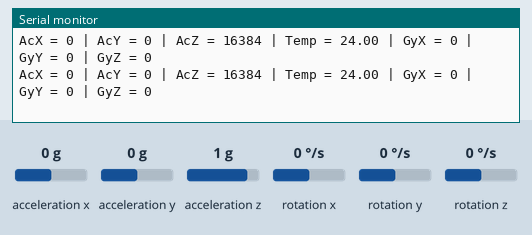
Simulated run of this sketch. Board: Arduino Uno, built with avr-gcc and run on an emulated ATmega328P. Parts: the last lines printed to the serial monitor. Wiring (inferred from the names in the program): MPU-6050 motion sensor at I2C address 0x68. The test bench sets the inputs (shaded band); at power-on: acceleration x 0 g, acceleration y 0 g, acceleration z 1 g, rotation x 0 °/s, rotation y 0 °/s, rotation z 0 °/s.

Above: at 1.2 s.
1.3 s: acceleration x set to -1.4 g
At 1.81 s:
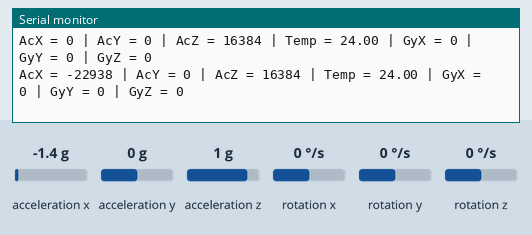
2.8 s: acceleration y set to 0.8 g
At 3.1 s:
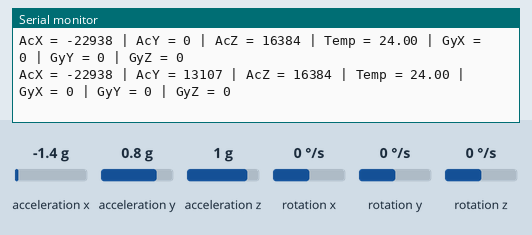
5.8 s: acceleration z set to -1.4 g
At 6.02 s:
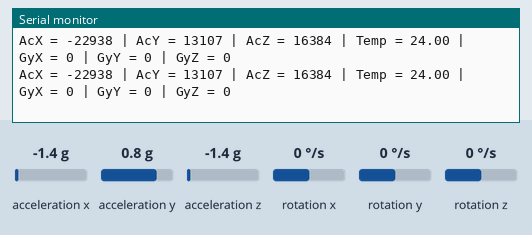
8.8 s: rotation x set to -192 °/s
At 8.95 s:
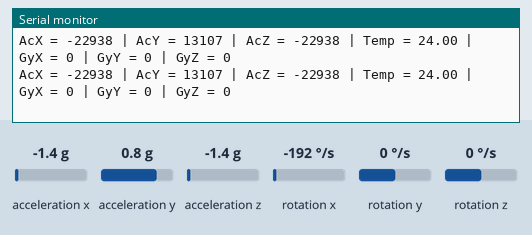
10.3 s: rotation y set to -192 °/s
At 10.6 s:
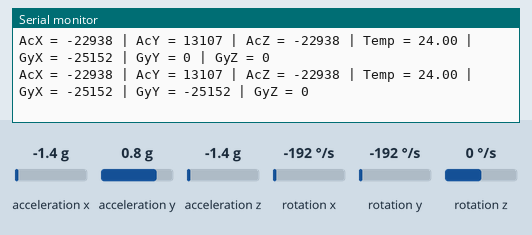
11.8 s: rotation z set to -192 °/s
At 11.95 s:
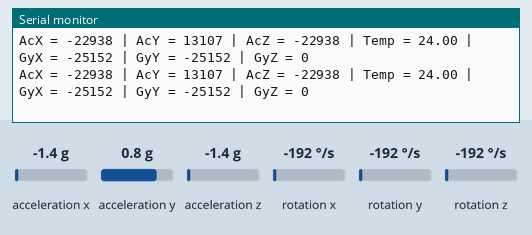

The sketch:

teste_mpu6050.ino
```cpp
// Programa: Teste MPU6050 sem LCD

#include <Wire.h>

// Endereco I2C do MPU6050
const int MPU = 0x68;

// Variaveis para armazenar valores dos sensores
int AcX, AcY, AcZ, Tmp, GyX, GyY, GyZ;

void setup()
{
  Serial.begin(9600);

  Wire.begin();

  // Inicializa o MPU-6050
  Wire.beginTransmission(MPU);
  Wire.write(0x6B);
  Wire.write(0);
  Wire.endTransmission(true);

  Serial.println("MPU6050 iniciado");
}

void loop()
{
  Wire.beginTransmission(MPU);
  Wire.write(0x3B);
  Wire.endTransmission(false);

  // Solicita os dados do sensor
  Wire.requestFrom(MPU, 14, true);

  // Leitura dos dados
  AcX = Wire.read() << 8 | Wire.read();
  AcY = Wire.read() << 8 | Wire.read();
  AcZ = Wire.read() << 8 | Wire.read();

  Tmp = Wire.read() << 8 | Wire.read();

  GyX = Wire.read() << 8 | Wire.read();
  GyY = Wire.read() << 8 | Wire.read();
  GyZ = Wire.read() << 8 | Wire.read();

  // Exibe os dados no Monitor Serial
  Serial.print("AcX = ");
  Serial.print(AcX);

  Serial.print(" | AcY = ");
  Serial.print(AcY);

  Serial.print(" | AcZ = ");
  Serial.print(AcZ);

  Serial.print(" | Temp = ");
  Serial.print(Tmp / 340.00 + 36.53);

  Serial.print(" | GyX = ");
  Serial.print(GyX);

  Serial.print(" | GyY = ");
  Serial.print(GyY);

  Serial.print(" | GyZ = ");
  Serial.println(GyZ);

  delay(300);
}
```

Measured:
- after the input at 1.3 s, the serial monitor: prints a new line after 0.30 s (image 1)
- after the input at 2.8 s, the serial monitor: prints a new line after 0.08 s (image 2)
- after the input at 10.3 s, the serial monitor: prints a new line after 0.08 s (image 5)
